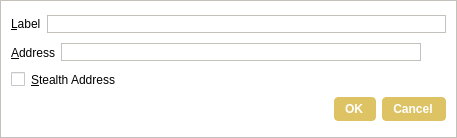
<?xml version="1.0" encoding="UTF-8"?>
<ui version="4.0">
 <class>EditAddressDialog</class>
 <widget class="QDialog" name="EditAddressDialog">
  <property name="geometry">
   <rect>
    <x>0</x>
    <y>0</y>
    <width>457</width>
    <height>138</height>
   </rect>
  </property>
  <property name="windowTitle">
   <string>Edit Address</string>
  </property>
  <property name="styleSheet">
   <string notr="true">background-color: rgb(255, 255, 255);
border: 1px solid #c4c1bd;</string>
  </property>
  <layout class="QGridLayout" name="gridLayout_2">
   <item row="1" column="0">
    <layout class="QHBoxLayout" name="horizontalLayout_3">
     <item>
      <widget class="QLabel" name="label_2">
       <property name="styleSheet">
        <string notr="true">border: 0;</string>
       </property>
       <property name="text">
        <string>&amp;Address</string>
       </property>
       <property name="buddy">
        <cstring>addressEdit</cstring>
       </property>
      </widget>
     </item>
     <item>
      <widget class="QLineEdit" name="addressEdit">
       <property name="toolTip">
        <string>The address associated with this address book entry. This can only be modified for sending addresses.</string>
       </property>
      </widget>
     </item>
     <item>
      <widget class="QToolButton" name="EditAddressPasteButton">
       <property name="toolTip">
        <string>Paste address from clipboard</string>
       </property>
       <property name="styleSheet">
        <string notr="true">border: 0;</string>
       </property>
       <property name="text">
        <string/>
       </property>
       <property name="icon">
        <iconset resource="../bitcoin.qrc">
         <normaloff>:/icons/editpaste</normaloff>:/icons/editpaste</iconset>
       </property>
       <property name="shortcut">
        <string>Alt+P</string>
       </property>
      </widget>
     </item>
    </layout>
   </item>
   <item row="3" column="0">
    <widget class="QDialogButtonBox" name="buttonBox">
     <property name="styleSheet">
      <string notr="true">background-color: rgb(221, 195, 99);
color: rgb(255, 255, 255);
border-radius: 4px;
border-color:  rgb(221, 195, 99);
font-weight: 600;
padding: 4px;
padding-left: 10px;
padding-right: 12px;
icon-size: 0;</string>
     </property>
     <property name="orientation">
      <enum>Qt::Horizontal</enum>
     </property>
     <property name="standardButtons">
      <set>QDialogButtonBox::Cancel|QDialogButtonBox::Ok</set>
     </property>
    </widget>
   </item>
   <item row="2" column="0">
    <widget class="QCheckBox" name="stealthCB">
     <property name="styleSheet">
      <string notr="true">border: 0;</string>
     </property>
     <property name="text">
      <string>&amp;Stealth Address</string>
     </property>
    </widget>
   </item>
   <item row="0" column="0">
    <layout class="QHBoxLayout" name="horizontalLayout_4">
     <item>
      <widget class="QLabel" name="label">
       <property name="styleSheet">
        <string notr="true">border: 0;</string>
       </property>
       <property name="text">
        <string>&amp;Label</string>
       </property>
       <property name="buddy">
        <cstring>labelEdit</cstring>
       </property>
      </widget>
     </item>
     <item>
      <widget class="QLineEdit" name="labelEdit">
       <property name="toolTip">
        <string>The label associated with this address book entry</string>
       </property>
      </widget>
     </item>
    </layout>
   </item>
  </layout>
 </widget>
 <resources>
  <include location="../bitcoin.qrc"/>
 </resources>
 <connections>
  <connection>
   <sender>buttonBox</sender>
   <signal>accepted()</signal>
   <receiver>EditAddressDialog</receiver>
   <slot>accept()</slot>
   <hints>
    <hint type="sourcelabel">
     <x>248</x>
     <y>254</y>
    </hint>
    <hint type="destinationlabel">
     <x>157</x>
     <y>274</y>
    </hint>
   </hints>
  </connection>
  <connection>
   <sender>buttonBox</sender>
   <signal>rejected()</signal>
   <receiver>EditAddressDialog</receiver>
   <slot>reject()</slot>
   <hints>
    <hint type="sourcelabel">
     <x>316</x>
     <y>260</y>
    </hint>
    <hint type="destinationlabel">
     <x>286</x>
     <y>274</y>
    </hint>
   </hints>
  </connection>
 </connections>
</ui>
